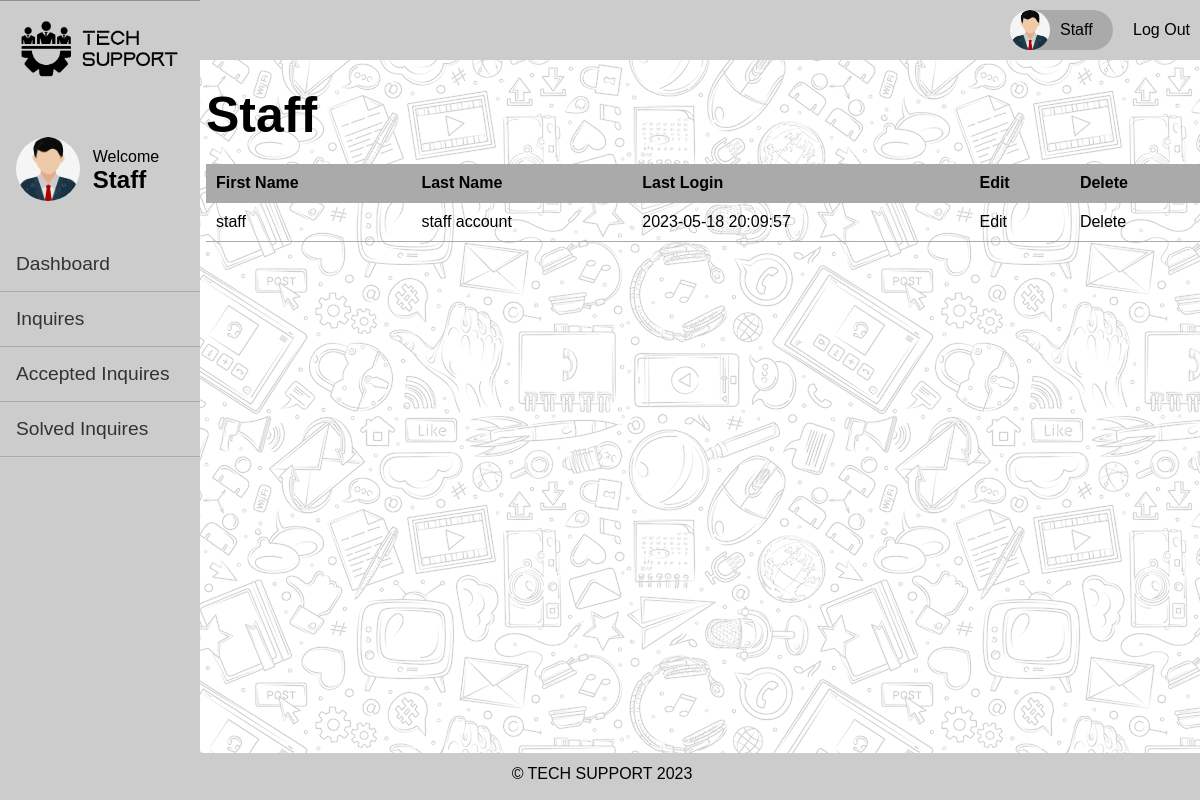
Page /staff.php (signed in) on the committed database.
### tables this page shows
CREATE TABLE `tbl_user` (
  `id` int(11) NOT NULL,
  `first_name` varchar(50) NOT NULL,
  `last_name` varchar(100) NOT NULL,
  `email` varchar(100) NOT NULL,
  `password` varchar(40) NOT NULL,
  `last_login` datetime NOT NULL,
  `type` varchar(5) NOT NULL,
  `is_deleted` tinyint(1) NOT NULL
);

### staff.php (the view, shortened to what this page needs)
<?php require_once('inc/connection.php'); ?>
<?php require_once('inc/functions.php'); ?>
<?php
$user_list = '';
$query = "SELECT * FROM tbl_user WHERE is_deleted=0 AND type='staff' ORDER BY first_name";
$users = mysqli_query($connection, $query);
while ($user = mysqli_fetch_assoc($users)) {
	$user_list .= "<tr>";
	$user_list .= "<td>{$user['first_name']}</td>";
	$user_list .= "<td>{$user['last_name']}</td>";
	$user_list .= "<td>{$user['last_login']}</td>";
	$user_list .= "<td><a href=\"modify-user.php?user_id={$user['id']}\">Edit</a></td>";
	$user_list .= "<td><a href=\"delete-user.php?user_id={$user['id']}\">Delete</a></td>";
	$user_list .= "</tr>";
}
?>
<!DOCTYPE html>
<html lang="en">
<head>
	<link rel="stylesheet" href="css/main.css">
</head>
<body>
	<main>
		<div class="content">
			<h1>Staff</h1>
			<table class="masterlist">
				<tr>
					<th>First Name</th>
					<th>Last Name</th>
					<th>Last Login</th>
					<th>Edit</th>
					<th>Delete</th>
				</tr>
				<?php echo $user_list; ?>
			</table>
		</div>
	</main>
</body>
</html>

### css/main.css (style rules this page uses)
* { margin: 0; }
body, html { font-family: Arial, "Helvetica Neue", Helvetica, sans-serif; font-size: 16px; height: 100%; overflow: hidden; background-image: url(../img/doodle.png); }
a { text-decoration: none; color: black; transition: all 0.3s ease 0s; }
.content { padding: 10px; margin-left: 15%; }
main { margin: 1rem 0rem 0rem 1rem; width: 100%; }
main h1 { margin-bottom: 20px; font-size: 50px; }
table.masterlist { width: 100%; border-collapse: collapse; }
table.masterlist th { background: #aaa; text-align: left; }
table.masterlist th, table.masterlist td { padding: 10px; border-bottom: 1px solid #aaa; }

### rows in the picture
tbl_user: first_name "staff", last_name "staff account", last_login "2023-05-18 20:09:57"

### other values in the picture
$_SESSION['first_name'] "Staff"
